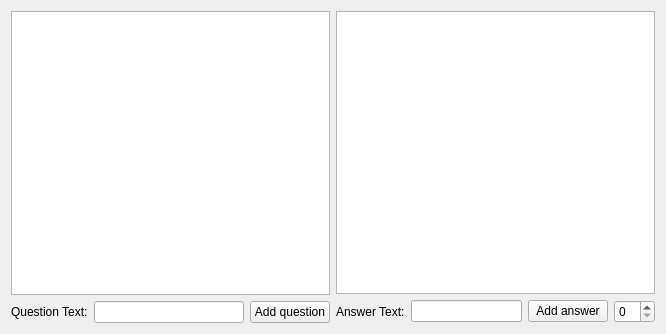
<?xml version="1.0" encoding="UTF-8"?>
<ui version="4.0">
 <class>gui</class>
 <widget class="QWidget" name="gui">
  <property name="geometry">
   <rect>
    <x>0</x>
    <y>0</y>
    <width>666</width>
    <height>334</height>
   </rect>
  </property>
  <property name="windowTitle">
   <string>gui</string>
  </property>
  <layout class="QHBoxLayout" name="horizontalLayout_6">
   <item>
    <layout class="QVBoxLayout" name="verticalLayout">
     <item>
      <widget class="QListWidget" name="listWidget"/>
     </item>
     <item>
      <layout class="QHBoxLayout" name="horizontalLayout_2">
       <item>
        <layout class="QHBoxLayout" name="horizontalLayout">
         <item>
          <widget class="QLabel" name="label">
           <property name="text">
            <string>Question Text:</string>
           </property>
          </widget>
         </item>
         <item>
          <widget class="QLineEdit" name="lineTextQuestion"/>
         </item>
        </layout>
       </item>
       <item>
        <widget class="QPushButton" name="buttonAddQuestion">
         <property name="text">
          <string>Add question</string>
         </property>
        </widget>
       </item>
      </layout>
     </item>
    </layout>
   </item>
   <item>
    <layout class="QVBoxLayout" name="verticalLayout_2">
     <item>
      <widget class="QListWidget" name="listWidget_2"/>
     </item>
     <item>
      <layout class="QHBoxLayout" name="horizontalLayout_5">
       <item>
        <layout class="QHBoxLayout" name="horizontalLayout_3">
         <item>
          <layout class="QHBoxLayout" name="horizontalLayout_4">
           <item>
            <widget class="QLabel" name="label_2">
             <property name="text">
              <string>Answer Text:</string>
             </property>
            </widget>
           </item>
           <item>
            <widget class="QLineEdit" name="lineAnswer"/>
           </item>
          </layout>
         </item>
         <item>
          <widget class="QPushButton" name="buttonAddAnswer">
           <property name="text">
            <string>Add answer</string>
           </property>
          </widget>
         </item>
        </layout>
       </item>
       <item>
        <widget class="QSpinBox" name="spinBox"/>
       </item>
      </layout>
     </item>
    </layout>
   </item>
  </layout>
 </widget>
 <resources/>
 <connections/>
</ui>
